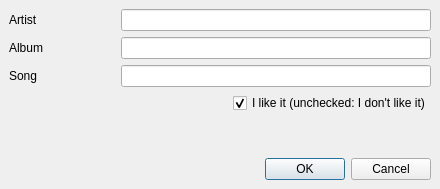
<ui version="4.0" >
 <class>Dialog</class>
 <widget class="QDialog" name="Dialog" >
  <property name="geometry" >
   <rect>
    <x>0</x>
    <y>0</y>
    <width>440</width>
    <height>189</height>
   </rect>
  </property>
  <property name="windowTitle" >
   <string>Dialog</string>
  </property>
  <layout class="QVBoxLayout" >
   <property name="margin" >
    <number>9</number>
   </property>
   <property name="spacing" >
    <number>6</number>
   </property>
   <item>
    <layout class="QGridLayout" >
     <property name="margin" >
      <number>0</number>
     </property>
     <property name="spacing" >
      <number>6</number>
     </property>
     <item row="2" column="1" colspan="2" >
      <widget class="QLineEdit" name="txtSong" />
     </item>
     <item row="3" column="0" colspan="2" >
      <spacer>
       <property name="orientation" >
        <enum>Qt::Horizontal</enum>
       </property>
       <property name="sizeHint" >
        <size>
         <width>40</width>
         <height>20</height>
        </size>
       </property>
      </spacer>
     </item>
     <item row="1" column="1" colspan="2" >
      <widget class="QLineEdit" name="txtAlbum" />
     </item>
     <item row="0" column="0" >
      <widget class="QLabel" name="label" >
       <property name="text" >
        <string>Artist</string>
       </property>
      </widget>
     </item>
     <item row="0" column="1" colspan="2" >
      <widget class="QLineEdit" name="txtArtist" />
     </item>
     <item row="1" column="0" >
      <widget class="QLabel" name="label_2" >
       <property name="text" >
        <string>Album</string>
       </property>
      </widget>
     </item>
     <item row="2" column="0" >
      <widget class="QLabel" name="label_3" >
       <property name="text" >
        <string>Song</string>
       </property>
      </widget>
     </item>
     <item row="3" column="2" >
      <widget class="QCheckBox" name="cbRocks" >
       <property name="text" >
        <string>I like it (unchecked: I don't like it)</string>
       </property>
       <property name="checked" >
        <bool>true</bool>
       </property>
      </widget>
     </item>
    </layout>
   </item>
   <item>
    <spacer>
     <property name="orientation" >
      <enum>Qt::Vertical</enum>
     </property>
     <property name="sizeHint" >
      <size>
       <width>422</width>
       <height>20</height>
      </size>
     </property>
    </spacer>
   </item>
   <item>
    <widget class="QDialogButtonBox" name="buttonBox" >
     <property name="orientation" >
      <enum>Qt::Horizontal</enum>
     </property>
     <property name="standardButtons" >
      <set>QDialogButtonBox::Cancel|QDialogButtonBox::NoButton|QDialogButtonBox::Ok</set>
     </property>
    </widget>
   </item>
  </layout>
 </widget>
 <tabstops>
  <tabstop>txtArtist</tabstop>
  <tabstop>txtAlbum</tabstop>
  <tabstop>txtSong</tabstop>
  <tabstop>cbRocks</tabstop>
  <tabstop>buttonBox</tabstop>
 </tabstops>
 <resources/>
 <connections>
  <connection>
   <sender>buttonBox</sender>
   <signal>accepted()</signal>
   <receiver>Dialog</receiver>
   <slot>accept()</slot>
   <hints>
    <hint type="sourcelabel" >
     <x>248</x>
     <y>254</y>
    </hint>
    <hint type="destinationlabel" >
     <x>157</x>
     <y>274</y>
    </hint>
   </hints>
  </connection>
  <connection>
   <sender>buttonBox</sender>
   <signal>rejected()</signal>
   <receiver>Dialog</receiver>
   <slot>reject()</slot>
   <hints>
    <hint type="sourcelabel" >
     <x>316</x>
     <y>260</y>
    </hint>
    <hint type="destinationlabel" >
     <x>286</x>
     <y>274</y>
    </hint>
   </hints>
  </connection>
 </connections>
</ui>
